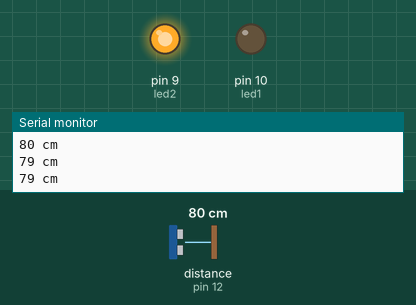
A sketch run on a simulated Arduino Mega 2560, built with avr-gcc and run on an emulated ATmega2560. Parts: output pins drawn as LEDs (lit = HIGH), the last lines printed to the serial monitor. Wiring (inferred from the names in the program): ultrasonic range finder: trigger pin 13; echo pin 12. The test bench sets the inputs (shaded band); at power-on: distance to the obstacle (sensor on pin 12) 80 cm. The echo pulse lasts 58.3 µs per cm; pins used as bus, display or sensor lines are not drawn.

Above: at 1.3 s.
1.4 s: distance to the obstacle (sensor on pin 12) set to 2 cm
At 1.9 s:
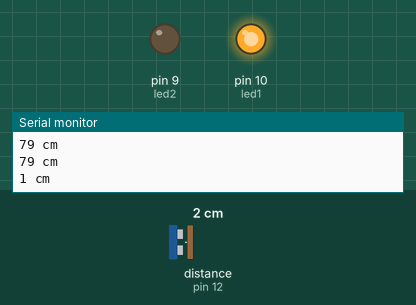
3.0 s: distance to the obstacle (sensor on pin 12) set to 18 cm
At 4.2 s:
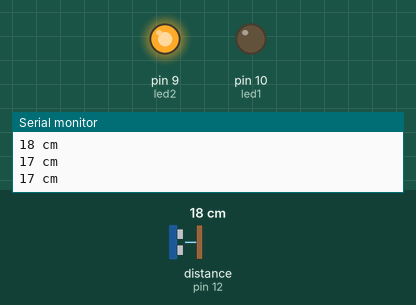
4.5 s: distance to the obstacle (sensor on pin 12) set to 4 cm
At 5.6 s:
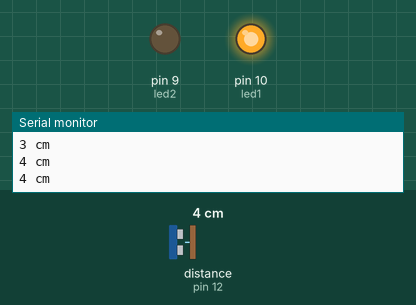
Timing chart, 0 to 7.5 s (numbered marks = the images above; inputs shaded):
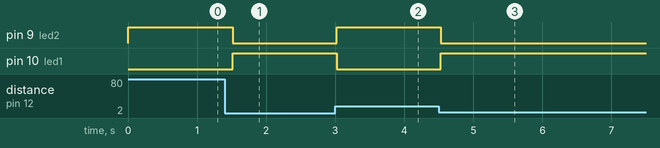

The sketch:

HC_SR04_sonar.ino
```cpp
/*
 * HC-SR04 sonar module
 *
 * Doc: https://docs.google.com/document/d/1Y-yZnNhMYy7rwhAgyL_pfa39RsB-x2qR4vP8saG73rE
 */

#define trigPin 13
#define echoPin 12
#define led1 10  // Object close LED
#define led2 9  // No object close LED

void setup() {
  Serial.begin (9600);
  pinMode(trigPin, OUTPUT);
  pinMode(echoPin, INPUT);
  pinMode(led1, OUTPUT);
  pinMode(led2, OUTPUT);
}

void loop() {
  long duration, distance;

  // Initiate by sending a 10us pulse
  digitalWrite(trigPin, LOW);
  delayMicroseconds(2);
  digitalWrite(trigPin, HIGH);
  delayMicroseconds(10);
  digitalWrite(trigPin, LOW);

  duration = pulseIn(echoPin, HIGH);  // Read back pulse length of echo
  distance = (duration/2) / 29.1;    // Calculate distance in centimeters

  if (distance < 10) {
    digitalWrite(led1,HIGH); // When the Red condition is met, the Green LED should turn off
    digitalWrite(led2,LOW);
  } else {
    digitalWrite(led1,LOW);
    digitalWrite(led2,HIGH);
  }

  if (distance >= 200 || distance <= 0) {
    Serial.println("Out of range");
  } else {
    Serial.print(distance);
    Serial.println(" cm");
  }
  delay(500);
}
```

Measured:
- after the input at 1.4 s, pin 9 (led2): HIGH → LOW after 0.12 s; pin 10 (led1): LOW → HIGH after 0.12 s
- after the input at 3.0 s, pin 9 (led2): LOW → HIGH at once; pin 10 (led1): HIGH → LOW at once
- after the input at 4.5 s, pin 9 (led2): HIGH → LOW at once; pin 10 (led1): LOW → HIGH at once
